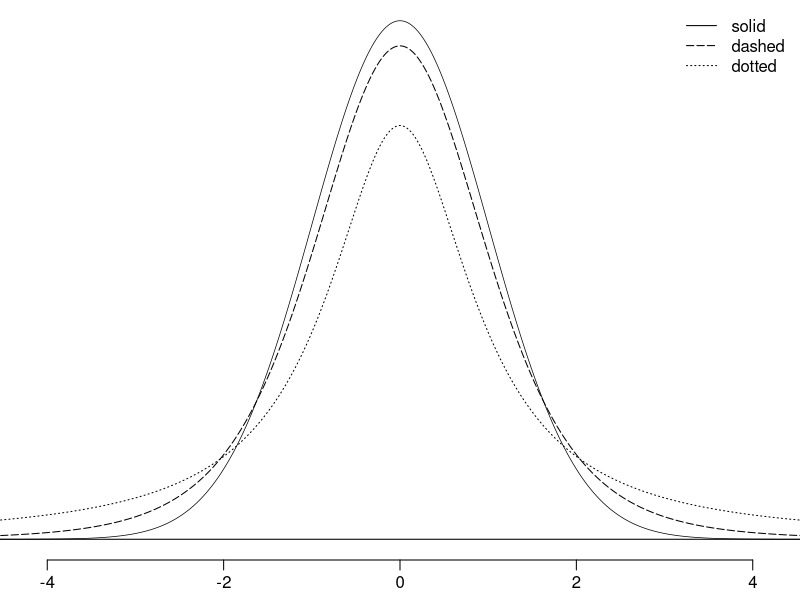

This chart was generated by the following R code:
setwd('~/OI_Biostat/oi_biostat_source/ch_inference_foundations_oi_biostat/figures/eoce/t_distribution')
pdf('t_distribution.pdf', 4.3, 2.3)

par(mar=c(2, 0, 0, 0), mgp=c(5, 0.6, 0))
plot(c(-4.2, 4.2), c(0, dnorm(0)), type='n', axes=FALSE, xlab = "", ylab = "")
axis(1)
abline(h=0)

X <- seq(-5, 5, 0.01)
Y <- dnorm(X)
lines(X, Y, lwd = 0.7)

Y <- dt(X, 1)
lines(X, Y, lty=3)

Z <- dt(X, 5)
lines(X, Z, lty=5)

legend("topright", lty = c(1,5,3), c("solid","dashed","dotted"), inset = 0.01, box.col = "white")

dev.off()

